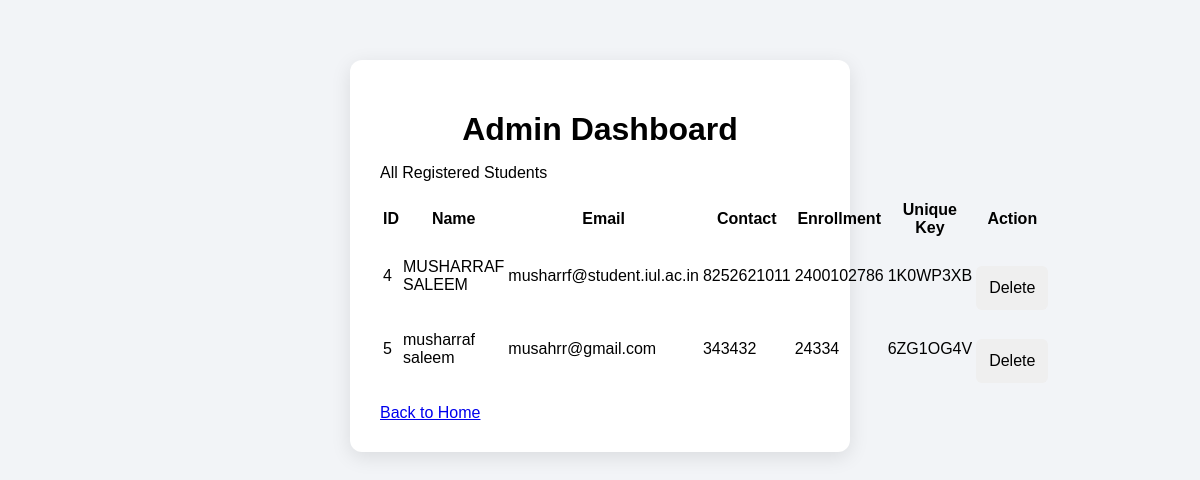
The page /admin on the database its author committed.
### tables this page shows
CREATE TABLE students (
            id INTEGER PRIMARY KEY AUTOINCREMENT,
            name TEXT NOT NULL,
            email TEXT NOT NULL,
            contact TEXT NOT NULL,
            enrollment TEXT NOT NULL UNIQUE,
            unique_key TEXT NOT NULL UNIQUE
        );

### unique_key_generate/app.py (the view)
@app.route("/admin")
def admin():
    connection = get_db_connection()
    students = connection.execute(
        "SELECT * FROM students"
    ).fetchall()
    connection.close()
    return render_template(
        "admin.html",
        students=students
    )

### unique_key_generate/app.py (called while the page is built)
def get_db_connection():
    connection = sqlite3.connect("students.db")
    connection.row_factory = sqlite3.Row
    return connection

### unique_key_generate/templates/admin.html (shortened to what this page needs)
<!DOCTYPE html>
<html lang="en">
<head>
    <link rel="stylesheet"
          href="{{ url_for('static', filename='style.css') }}">
</head>
<body>
    <div class="container">
        <h1>Admin Dashboard</h1>
        <p>All Registered Students</p>
        {% if students %}
        <table>
            <thead>
                <tr>
                    <th>ID</th>
                    <th>Name</th>
                    <th>Email</th>
                    <th>Contact</th>
                    <th>Enrollment</th>
                    <th>Unique Key</th>
                    <th>Action</th>
                </tr>
            </thead>
            <tbody>
                {% for student in students %}
                <tr>
                    <td>
                        {{ student["id"] }}
                    </td>
                    <td>
                        {{ student["name"] }}
                    </td>
                    <td>
                        {{ student["email"] }}
                    </td>
                    <td>
                        {{ student["contact"] }}
                    </td>
                    <td>
                        {{ student["enrollment"] }}
                    </td>
                    <td>
                        {{ student["unique_key"] }}
                    </td>
                    <td>
                        <form
                            action="/delete-student/{{ student['id'] }}"
                            method="POST"
                            onsubmit="return confirm('Are you sure you want to delete this student?');"
                        >
                            <button type="submit">
                                Delete
                            </button>
                        </form>
                    </td>
                </tr>
                {% endfor %}
            </tbody>
        </table>
        {% else %}
            <p>No students registered yet.</p>
        {% endif %}
        <br>
        <a href="/">
            Back to Home
        </a>
    </div>
</body>
</html>

### unique_key_generate/static/style.css (style rules this page uses)
* { box-sizing: border-box; }
body { margin: 0; font-family: Arial, sans-serif; background: #f2f4f7; }
.container { width: 90%; max-width: 500px; margin: 60px auto; background: white; padding: 30px; border-radius: 12px; box-shadow: 0 5px 20px rgba(0, 0, 0, 0.1); }
h1 { text-align: center; margin-bottom: 10px; }
button { width: 100%; margin-top: 25px; padding: 13px; border: none; border-radius: 6px; font-size: 16px; cursor: pointer; }

### rows shown on the page
students: id "4", name "MUSHARRAF SALEEM", email "musharrf@student.iul.ac.in", contact "8252621011", enrollment "2400102786", unique_key "1K0WP3XB"
students: id "5", name "musharraf saleem", email "musahrr@gmail.com", contact "343432", enrollment "24334", unique_key "6ZG1OG4V"
